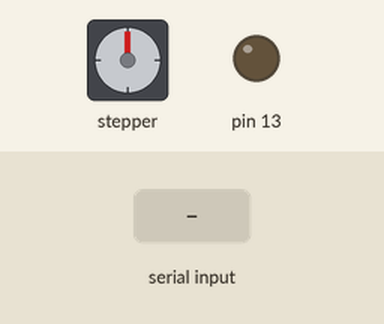
A sketch run on a simulated Arduino Nano, built with avr-gcc and run on an emulated ATmega328P. On the bench: stepper motor, output pins drawn as LEDs (lit = HIGH). Wiring (inferred from the names in the program): stepper motor driver (200 steps per turn assumed): step pin 3; direction pin 2; enable pin 4. The inputs (shaded band) are chosen by the test bench. Pins used as bus, display or sensor lines are not drawn; what the sketch prints to the serial monitor is not drawn.

Above: at 1.2 s.
1.3 s: "1" received over Serial
At 1.68 s:
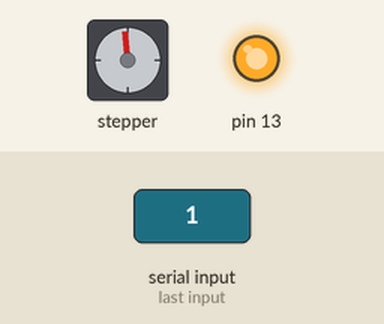
At 2.31 s:
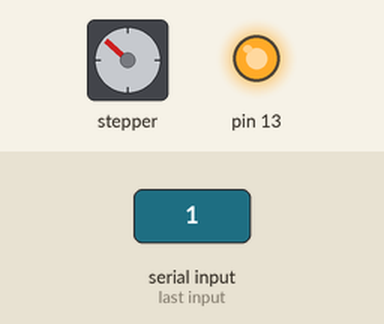
4.3 s: "2" received over Serial
At 5.2 s:
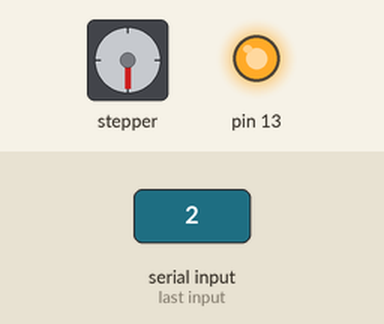
Timing chart, 0 to 7.3 s (numbered marks = the images above; inputs shaded):
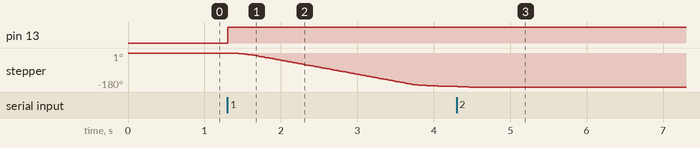

The sketch:

nano_stepper.ino
```cpp
/*
  Arduino Nano stepper motor driver:
    Takes serial commands, sends them to stepper.
*/
const int pin_dir=2; // direction pin
const int pin_step=3; // step mode
const int pin_enable=4; // power up stepper (false) / power down stepper (true)

const int cmd_scale=2; // scale serial byte up to step count

int stepper_current=0; // current position
int stepper_target=0; // target position
int stepper_vel=0; // current velocity (steps of acceleration)
int stepper_idle=10000; // idle counter
int stepper_home=-400; // home position (in steps)

void setup() {
  Serial.begin(57600);

  pinMode(pin_dir, OUTPUT);
  pinMode(pin_step, OUTPUT);
  pinMode(pin_enable, OUTPUT);
  pinMode(13, OUTPUT);
  digitalWrite(13,LOW);

  digitalWrite(pin_dir, LOW);
  digitalWrite(pin_enable,HIGH); // power off stepper until we get a command
  digitalWrite(pin_step, LOW);
}

void loop() {
  // Commands: binary unsigned char, absolute stepper target position.
  // Except: 0xff = home left
  // FIXME: make home command block other serial updates
  if (Serial.available()) {
    stepper_target=(int)(unsigned char)Serial.read();
    if (stepper_target==0xff) { // special home command
      stepper_target=2*stepper_home;
    }
    else { // normal move command
      stepper_target*=cmd_scale;
    }
  }

  if (stepper_current<stepper_home)
  { // now at home position
    stepper_target=stepper_current=0;
  }

  // Continually report current position as a binary int.
  if (stepper_current>=0) { // position valid
    int pos=stepper_current/cmd_scale;
    if (pos<0) pos=0;
    if (pos>250) pos=250;
    Serial.write((char)(int)pos);
  }

  int del=stepper_target-stepper_current;
  if (del==0) { // we're at the target
    const int stepper_idle_period=20; // ms per idle step
    const int stepper_idle_timeout=600; // in seconds
    if (stepper_idle/(1000/stepper_idle_period)>stepper_idle_timeout)
    { // Turn off stepper, to save power
      digitalWrite(pin_enable,true);
      digitalWrite(13, LOW);
    } else {
      stepper_idle++;
    }
    delay(stepper_idle_period);
    return;
  }

  // move required
  stepper_idle=0;
  digitalWrite(13, HIGH);
  digitalWrite(pin_enable,LOW); // power up stepper
  if (del<0) { // negative move
    digitalWrite(pin_dir,HIGH);
    del=-del;
    stepper_current--;
  }
  else { // positive move
    digitalWrite(pin_dir,LOW);
    stepper_current++;
  }

  // Calculate acceleration
  const int min_ms=12; // starting ms/step
  const int stepper_vel_cap=6; // maximum speed
  if (stepper_vel>=del) { // slowdown phase
    stepper_vel--;
  } else if (stepper_vel>=stepper_vel_cap) { // coast phase

  } else { // speedup phase
    stepper_vel++;
  }
  int denom=stepper_vel;
  if (denom<1) denom=1;
  int wait_ms=(min_ms*stepper_vel_cap)/denom;

  digitalWrite(pin_step, HIGH);   // turn the LED on (HIGH is the voltage level)
  delay(wait_ms);              // wait for a second
  digitalWrite(pin_step, LOW);    // turn the LED off by making the voltage LOW
  delay(wait_ms);              // wait for a second
}
```

Measured:
- after the input at 1.3 s, pin 13: LOW → HIGH at once; stepper: keeps turning counter-clockwise at about 64°/s, starting at once
- after the input at 4.3 s, stepper: goes -178° 0.14 s, then -180°, starting at once
